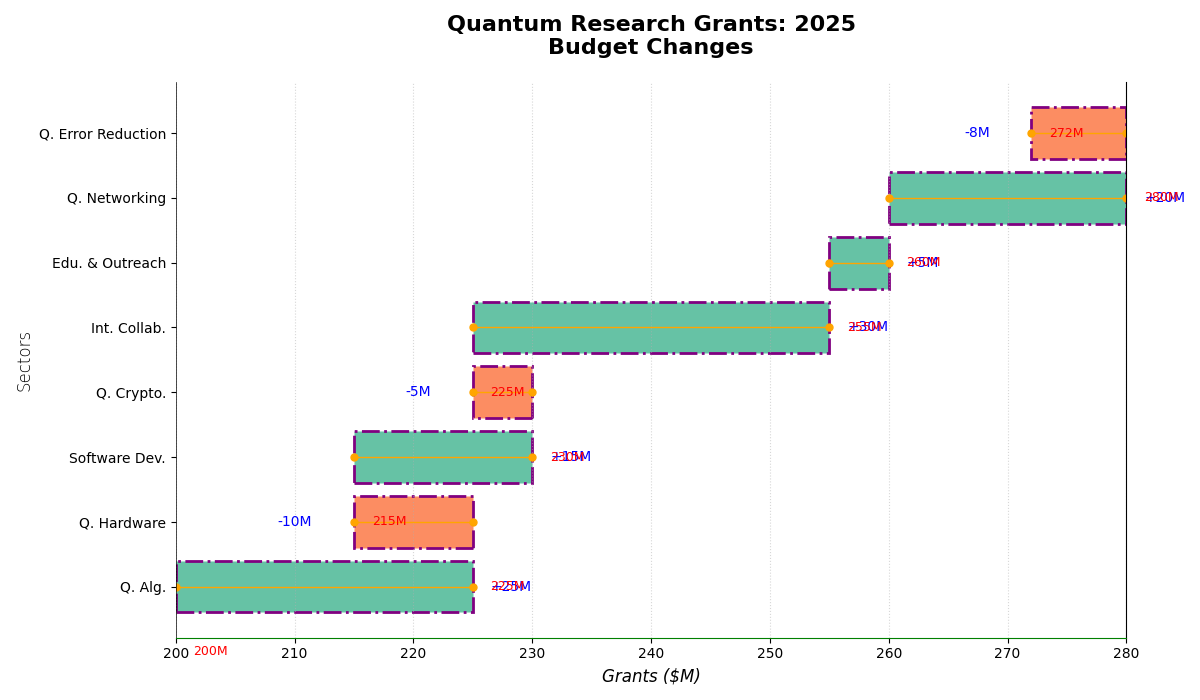

Python code for this plot:
import matplotlib.pyplot as plt

initial_budget = 200

grant_changes = {
    'Q. Alg.': 25,
    'Q. Hardware': -10,
    'Software Dev.': 15,
    'Q. Crypto.': -5,
    'Int. Collab.': 30,
    'Edu. & Outreach': 5,
    'Q. Networking': 20,
    'Q. Error Reduction': -8
}

cumulative_values = [initial_budget]
labels = ['Initial']
for sector, change in grant_changes.items():
    cumulative_values.append(cumulative_values[-1] + change)
    labels.append(sector)

# Changed bar colors for positive and negative changes
bar_colors = ['#66c2a5' if change >= 0 else '#fc8d62' for change in grant_changes.values()]

fig, ax = plt.subplots(figsize=(12, 7))

for i in range(1, len(cumulative_values)):
    start_val = cumulative_values[i-1]
    end_val = cumulative_values[i]
    ax.barh(labels[i], end_val - start_val, left=start_val, color=bar_colors[i-1], edgecolor='purple', linestyle='-.', linewidth=2)
    ax.plot([start_val, end_val], [i-1, i-1], color='orange', linewidth=1, marker='o', markersize=5)

plt.ylabel('Sectors', fontsize=12, fontweight='light')
plt.xlabel('Grants ($M)', fontsize=12, fontstyle='italic')
plt.title('Quantum Research Grants: 2025\nBudget Changes', fontsize=16, fontweight='semibold', pad=20)

for i in range(1, len(cumulative_values)):
    change_val = grant_changes[labels[i]]
    ax.text(cumulative_values[i] + (1.5 if change_val > 0 else -3.5), i-1, 
            f"{change_val:+}M", ha='left' if change_val > 0 else 'right', 
            va='center', color='blue', fontsize=10)

for i in range(len(cumulative_values)):
    ax.text(cumulative_values[i] + 1.5, i-1, f"{cumulative_values[i]}M", 
            ha='left', va='center', color='red', fontsize=9)

ax.xaxis.grid(True, linestyle=':', alpha=0.5)
ax.spines['top'].set_visible(False)
ax.spines['bottom'].set_color('green')
ax.spines['left'].set_linewidth(0.5)
plt.tight_layout()
plt.show()
